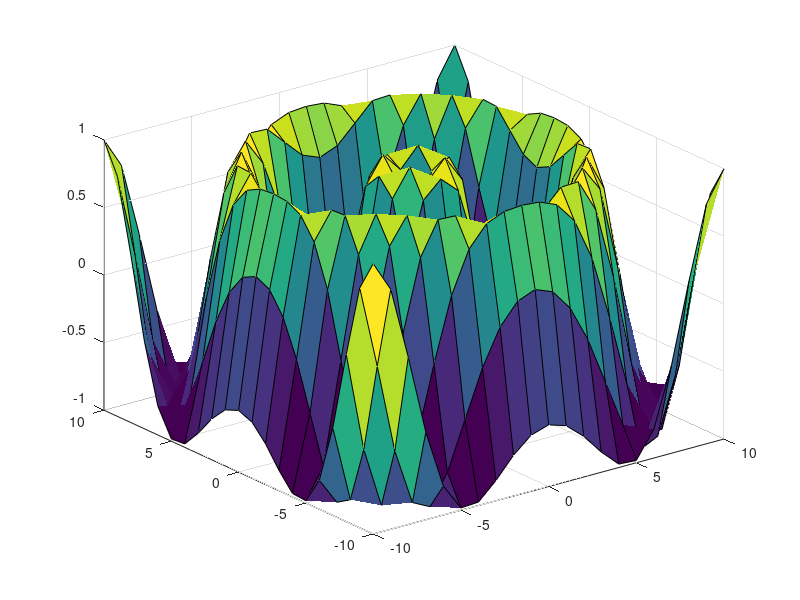

Here is the MATLAB script that generated this plot: (Note: this script raises an error after producing the figure.)
%Quiz2_JJ
%Problem 1
US_Dollars = input('Enter US Dollar amount.')
Yen = US_Dollars*125.33;
Euro = US_Dollars*0.92;
Mexican_Pesos = US_Dollars*19.92;
Canadian_Dollars = US_Dollars*1.26;
disp('Conversion table of US Dollars in different foreign currencies')
disp('US Dollars    Yen         Euro    Pesos Canadian Dollars')
fprintf(' %0.2f\t    %0.2f\t %0.2f\t  %0.2f\t  %0.2f\n',[US_Dollars;Yen;Euro;Mexican_Pesos;Canadian_Dollars]);

clear all
clear clc
disp('Press enter to see Problem 2.')
pause

%Problem 2
a = [-10:1:10];
b = [-10:1:10];
[X,Y] = meshgrid(a,b);
Z = sin(sqrt(X.^2 + Y.^2));
surf(X,Y,Z);

clear all
clear clc
disp('Press enter to see Problem 3.')
pause

%Problem 3
t=input('Enter the interval for which the plane was in flight.');
x1=func1(t);
y1=func2(x1,t);
z1=func3(y1,t);
disp('x   y           z')
fprintf('%d %d %d\n',x1,y1,z1)
function x=func1(t)
x=t.^2+t;
end
function y=func2(x,t)
y=x.^2+sqrt(t);
end
function z=func3(y,t)
z=y+t.^1.5;
end